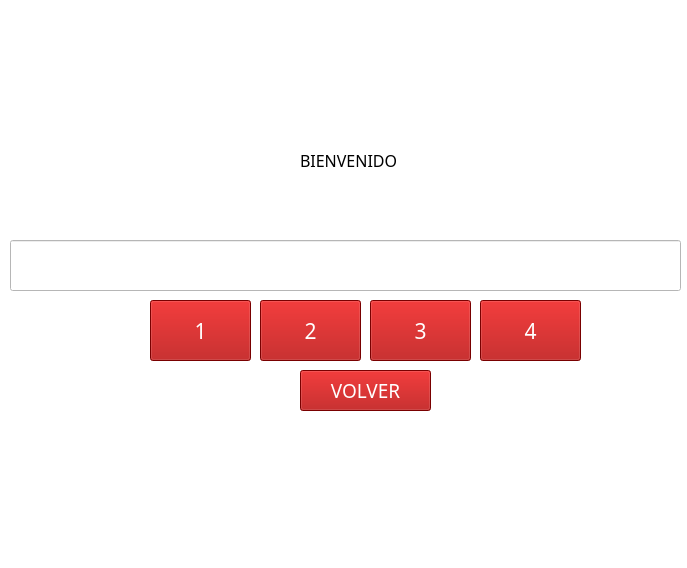
<?xml version="1.0" encoding="UTF-8"?>
<ui version="4.0">
 <class>MainWindow</class>
 <widget class="QMainWindow" name="MainWindow">
  <property name="geometry">
   <rect>
    <x>0</x>
    <y>0</y>
    <width>687</width>
    <height>568</height>
   </rect>
  </property>
  <property name="windowTitle">
   <string>MainWindow</string>
  </property>
  <property name="styleSheet">
   <string notr="true">background-color: rgb(255, 255, 255);</string>
  </property>
  <widget class="QWidget" name="centralwidget">
   <widget class="QLineEdit" name="linea">
    <property name="geometry">
     <rect>
      <x>10</x>
      <y>240</y>
      <width>671</width>
      <height>51</height>
     </rect>
    </property>
    <property name="font">
     <font>
      <family>Poor Richard</family>
      <pointsize>12</pointsize>
     </font>
    </property>
    <property name="styleSheet">
     <string notr="true">background-color: rgb(255, 255, 255);</string>
    </property>
   </widget>
   <widget class="QLabel" name="label_2">
    <property name="geometry">
     <rect>
      <x>300</x>
      <y>140</y>
      <width>131</width>
      <height>41</height>
     </rect>
    </property>
    <property name="font">
     <font>
      <family>Bahnschrift</family>
      <pointsize>12</pointsize>
      <weight>50</weight>
      <italic>false</italic>
      <bold>false</bold>
     </font>
    </property>
    <property name="styleSheet">
     <string notr="true">background-color: rgb(255, 255, 255);</string>
    </property>
    <property name="text">
     <string>BIENVENIDO</string>
    </property>
   </widget>
   <widget class="QPushButton" name="uno">
    <property name="geometry">
     <rect>
      <x>150</x>
      <y>300</y>
      <width>101</width>
      <height>61</height>
     </rect>
    </property>
    <property name="font">
     <font>
      <family>Bahnschrift</family>
      <pointsize>16</pointsize>
      <weight>50</weight>
      <italic>false</italic>
      <bold>false</bold>
     </font>
    </property>
    <property name="styleSheet">
     <string notr="true">color: rgb(255, 255, 255);
;
background-color: rgb(170, 0, 0);</string>
    </property>
    <property name="text">
     <string>1</string>
    </property>
   </widget>
   <widget class="QPushButton" name="cuatro">
    <property name="geometry">
     <rect>
      <x>480</x>
      <y>300</y>
      <width>101</width>
      <height>61</height>
     </rect>
    </property>
    <property name="font">
     <font>
      <family>Bahnschrift</family>
      <pointsize>16</pointsize>
      <weight>50</weight>
      <italic>false</italic>
      <bold>false</bold>
     </font>
    </property>
    <property name="styleSheet">
     <string notr="true">color: rgb(255, 255, 255);
;
background-color: rgb(170, 0, 0);</string>
    </property>
    <property name="text">
     <string>4</string>
    </property>
   </widget>
   <widget class="QPushButton" name="volver">
    <property name="geometry">
     <rect>
      <x>300</x>
      <y>370</y>
      <width>131</width>
      <height>41</height>
     </rect>
    </property>
    <property name="font">
     <font>
      <family>Bahnschrift</family>
      <pointsize>14</pointsize>
      <weight>50</weight>
      <italic>false</italic>
      <bold>false</bold>
     </font>
    </property>
    <property name="styleSheet">
     <string notr="true">color: rgb(255, 255, 255);
;
background-color: rgb(170, 0, 0);</string>
    </property>
    <property name="text">
     <string>VOLVER</string>
    </property>
   </widget>
   <widget class="QPushButton" name="tres">
    <property name="geometry">
     <rect>
      <x>370</x>
      <y>300</y>
      <width>101</width>
      <height>61</height>
     </rect>
    </property>
    <property name="font">
     <font>
      <family>Bahnschrift</family>
      <pointsize>16</pointsize>
      <weight>50</weight>
      <italic>false</italic>
      <bold>false</bold>
     </font>
    </property>
    <property name="styleSheet">
     <string notr="true">color: rgb(255, 255, 255);
;
background-color: rgb(170, 0, 0);</string>
    </property>
    <property name="text">
     <string>3</string>
    </property>
   </widget>
   <widget class="QPushButton" name="dos">
    <property name="geometry">
     <rect>
      <x>260</x>
      <y>300</y>
      <width>101</width>
      <height>61</height>
     </rect>
    </property>
    <property name="font">
     <font>
      <family>Bahnschrift</family>
      <pointsize>16</pointsize>
      <weight>50</weight>
      <italic>false</italic>
      <bold>false</bold>
     </font>
    </property>
    <property name="styleSheet">
     <string notr="true">color: rgb(255, 255, 255);
;
background-color: rgb(170, 0, 0);</string>
    </property>
    <property name="text">
     <string>2</string>
    </property>
   </widget>
   <widget class="QLabel" name="label">
    <property name="geometry">
     <rect>
      <x>110</x>
      <y>10</y>
      <width>421</width>
      <height>91</height>
     </rect>
    </property>
    <property name="styleSheet">
     <string notr="true">image: url(:/logo1/logo1.png);</string>
    </property>
    <property name="text">
     <string/>
    </property>
   </widget>
   <widget class="QLabel" name="label_3">
    <property name="geometry">
     <rect>
      <x>-30</x>
      <y>420</y>
      <width>411</width>
      <height>131</height>
     </rect>
    </property>
    <property name="styleSheet">
     <string notr="true">image: url(:/logo3/logo3.jpg);</string>
    </property>
    <property name="text">
     <string/>
    </property>
   </widget>
   <widget class="QLabel" name="label_4">
    <property name="geometry">
     <rect>
      <x>480</x>
      <y>380</y>
      <width>191</width>
      <height>191</height>
     </rect>
    </property>
    <property name="styleSheet">
     <string notr="true">image: url(:/jj/1556139309_996585_1556139662_noticia_normal.jpg);</string>
    </property>
    <property name="text">
     <string/>
    </property>
   </widget>
  </widget>
  <widget class="QMenuBar" name="menubar">
   <property name="geometry">
    <rect>
     <x>0</x>
     <y>0</y>
     <width>687</width>
     <height>21</height>
    </rect>
   </property>
  </widget>
  <widget class="QStatusBar" name="statusbar"/>
 </widget>
 <resources>
  <include location="../Logo1.qrc"/>
  <include location="imjj.qrc"/>
  <include location="../logo3.qrc"/>
  <include location="../logo2.qrc"/>
 </resources>
 <connections/>
</ui>
